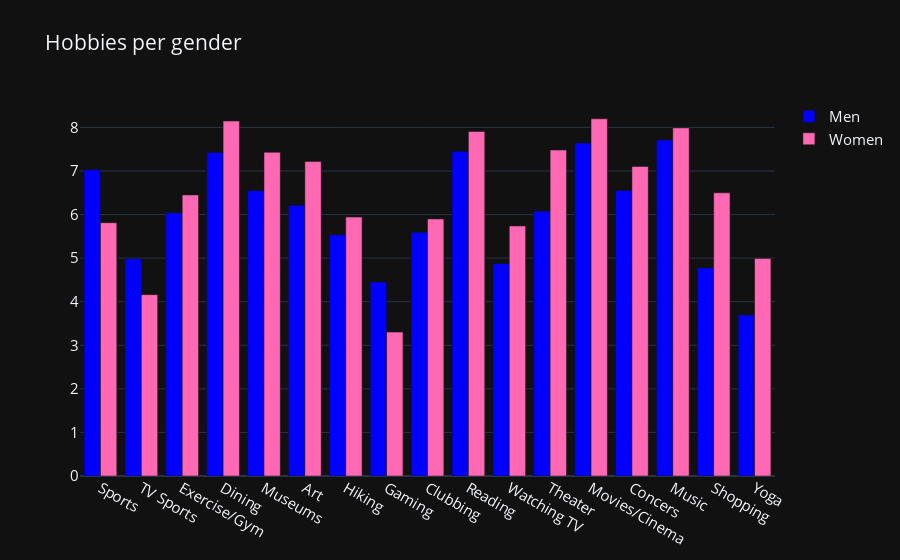

Notebook source saved alongside this figure:
### Markdown cell above
Let's see the interests for hobbies per gender

### Code cell
shared_interests = data[["gender","sports", "tvsports", "exercise", "dining", "museums", "art", "hiking", "gaming", "clubbing", "reading", "tv", "theater", "movies", "concerts", "music", "shopping", "yoga"]].groupby("gender").mean()
cols_interests = ["Sports", "TV Sports", "Exercise/Gym", "Dining", "Museums", "Art", "Hiking", "Gaming", "Clubbing", "Reading", "Watching TV", "Theater", "Movies/Cinema", "Concers", "Music", "Shopping", "Yoga"]
shared_interests.columns = cols_interests

men_interests = go.Bar(
    y=list(shared_interests.iloc[1]),      # 1 == Men
    x=shared_interests.columns.values,
    name="Men",
    marker=dict(
        color="blue"
    )
)
women_interests = go.Bar(
    y=list(shared_interests.iloc[0]),      # 0 == Women
    x=shared_interests.columns.values,
    name="Women",
    marker=dict(
        color="hotpink"
    )
)

data_interests = [men_interests, women_interests]
layout = go.Layout(
    title="Hobbies per gender",
    font=dict(
        size=15
    ),
    legend=dict(
        font=dict(
            size=15
        )
    )
)
fig = go.Figure(data=data_interests, layout=layout)
py.iplot(fig, filename='barchart')

### Figure 1 — Plotly figure (JSON) as saved in the notebook; plotly's stock layout.template omitted (floating-point values rounded to 4 significant figures)
{"data": [{"marker": {"color": "blue"}, "name": "Men", "type": "bar", "x": ["Sports", "TV Sports", "Exercise/Gym", "Dining", "Museums", "Art", "Hiking", "Gaming", "Clubbing", "Reading", "Watching TV", "Theater", "Movies/Cinema", "Concers", "Music", "Shopping", "Yoga"], "y": [7.03, 4.984, 6.043, 7.425, 6.548, 6.215, 5.534, 4.453, 5.594, 7.453, 4.874, 6.079, 7.644, 6.55, 7.714, 4.774, 3.696]}, {"marker": {"color": "hotpink"}, "name": "Women", "type": "bar", "x": ["Sports", "TV Sports", "Exercise/Gym", "Dining", "Museums", "Art", "Hiking", "Gaming", "Clubbing", "Reading", "Watching TV", "Theater", "Movies/Cinema", "Concers", "Music", "Shopping", "Yoga"], "y": [5.813, 4.162, 6.451, 8.147, 7.428, 7.22, 5.942, 3.302, 5.9, 7.907, 5.739, 7.482, 8.198, 7.104, 7.99, 6.499, 4.99]}], "layout": {"font": {"size": 15}, "legend": {"font": {"size": 15}}, "title": {"text": "Hobbies per gender"}}}
